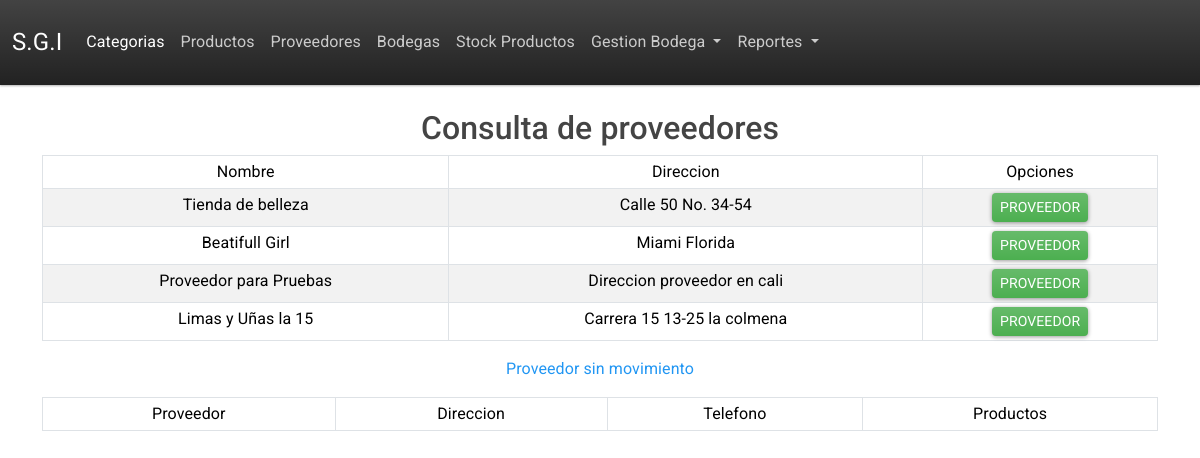
Page /listar_proveedores on the committed database.
### tables this page shows
CREATE TABLE "proveedores"(
                id_proveedor INTEGER PRIMARY KEY AUTOINCREMENT,
                nombre TEXT NOT NULL,
                direccion TEXT NOT NULL,
                telefono TEXT NOT NULL,
                fecha_creacion TIMESTAMP DEFAULT CURRENT_TIMESTAMP
                );

### app.py (the view)
@app.route('/listar_proveedores')
def listar_proveedores():
    data = proveedor.listar_proveedores()
    return render_template('consulta_proveedores.html',proveedores=data)

### app.py (called while the page is built)
@app.teardown_appcontext
def close_connection(exception):
    db = getattr(g, '_database', None)
    if db is not None:
        db.close()

### proveedores.py (called while the page is built)
    def listar_proveedores(self):
        self.cursor.execute("SELECT * FROM proveedores")
        self.proveedores = self.cursor.fetchall()
        return self.proveedores

### templates/consulta_proveedores.html
{% extends 'base.html' %}
{% block contenido %}
    <h2>Consulta de proveedores</h2>
    <div class="row">
        <div class="col-md-12">
            <table class="table table-striped table-bordered sm-white table-sm">
                <thead>
                    <tr>
                        <td>Nombre</td>
                        <td>Direccion</td>
                        <td>Opciones</td>
                    </tr>
                </thead>
                <tbody>
                {% if proveedores %}
                    {% for proveedor in proveedores %}
                        <tr>
                            <td>{{ proveedor.1 }}</td>
                            <td>{{ proveedor.2 }}</td>
                            <td>
                                <a href="/consultar_proveedor_item/{{proveedor.0}}" class="btn btn-success btn-sm">Proveedor</a>
                            </td>
                        </tr>
                    {% endfor %}
                {% endif %}
                </tbody>
            </table>
        </div>
    </div>
    <div class="row">
        <div class="col-md-12">
            <table class="table table-striped table-bordered sm-white table-sm">
                    <thead>
                        <tr>
                            <td>Proveedor</td>
                            <td>Direccion </td>
                            <td>Telefono</td>
                            <td>Productos</td>
                        </tr>
                    </thead>
                    <tbody>
                        {% if detalles %}
                            {% for detalle in detalles %}
                                <tr>
                                    <td>{{ detalle.1 }}</td>
                                    <td>{{ detalle.2 }}</td>
                                    <td>{{ detalle.3 }}</td>
                                    <td>{{ detalle.6 }}</td>
                                </tr>
                            {% endfor %}
                        {% else %}
                            <p class="text-center text-primary">Proveedor sin movimiento</p>
                        {% endif %}
                    </tbody>
            </table>
        </div>
    </div>
{% endblock %}

### rows in the picture
proveedores: nombre "Tienda de belleza", direccion "Calle 50 No. 34-54"
proveedores: nombre "Beatifull Girl", direccion "Miami Florida"
proveedores: nombre "Proveedor para Pruebas", direccion "Direccion proveedor en cali"
proveedores: nombre "Limas y Uñas la 15", direccion "Carrera 15 13-25 la colmena"
